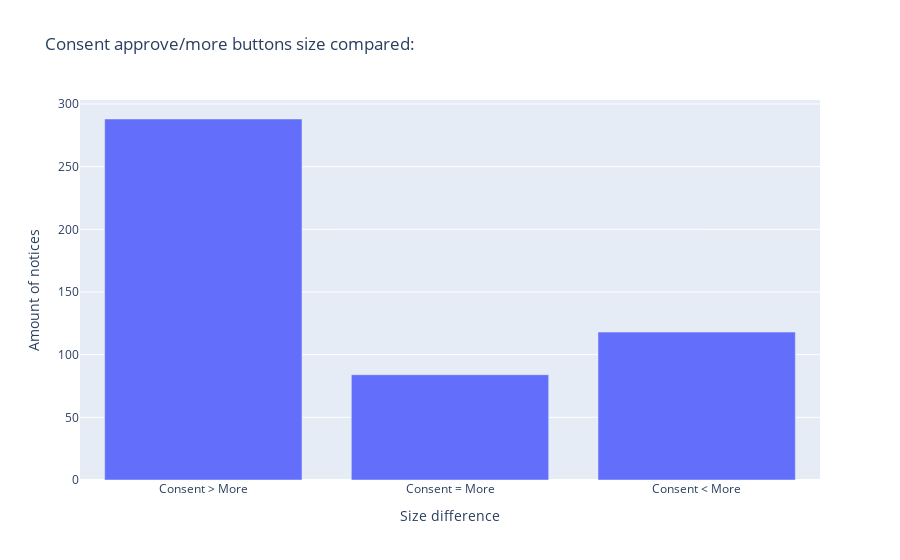

Notebook cell for this chart:
### Markdown cell above
## Consent Approve/More buttons compared between each other:

### Code cell
import plotly.graph_objects as go
fig = go.Figure(go.Bar(
    x=['Consent > More', 'Consent = More', 'Consent < More'],
    y=[confirmSizes["bigger"],confirmSizes["same"],confirmSizes["smaller"]]
))
fig.update_layout(
    title="Consent approve/more buttons size compared:",
    xaxis_title="Size difference",
    yaxis_title="Amount of notices",
)
fig.show()

### Figure 1 — Plotly figure (JSON) as saved in the notebook; plotly's stock layout.template omitted (floating-point values rounded to 4 significant figures)
{"data": [{"type": "bar", "x": ["Consent > More", "Consent = More", "Consent < More"], "y": [288, 84, 118]}], "layout": {"title": {"text": "Consent approve/more buttons size compared:"}, "xaxis": {"title": {"text": "Size difference"}}, "yaxis": {"title": {"text": "Amount of notices"}}}}
